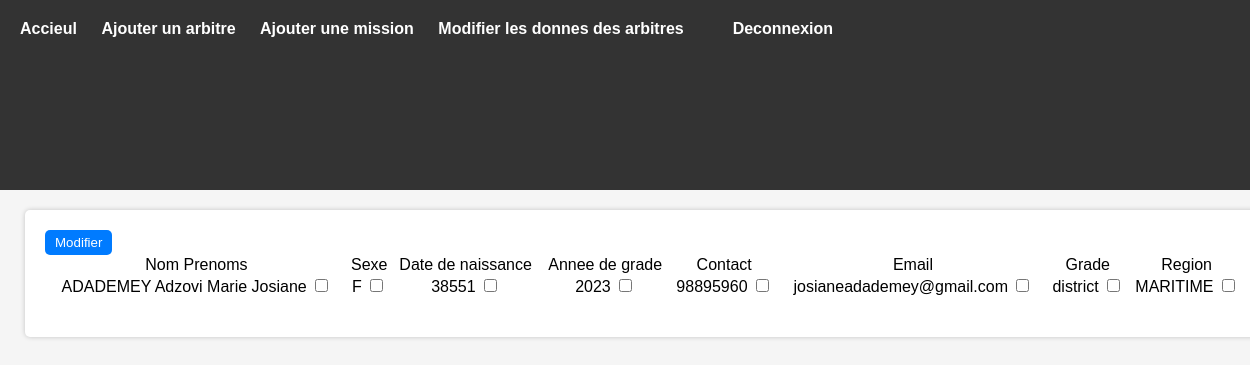
/admin/infoArbitres.php?id=1922 (signed in), run on the app's committed database.
### tables this page shows
CREATE TABLE `arbitres` (
  `id_arbitre` int(11) NOT NULL,
  `nom_prenoms` varchar(150) NOT NULL,
  `sexe` varchar(150) NOT NULL,
  `date_naissance` varchar(150) NOT NULL,
  `anne_grade` varchar(150) NOT NULL,
  `contact` varchar(150) NOT NULL,
  `email` varchar(150) NOT NULL,
  `grade` varchar(150) NOT NULL,
  `region` varchar(150) NOT NULL
);

### admin/infoArbitres.php (the view, shortened to what this page needs)
<?php
    include('./connexionData.php');
    $req = $pdo->prepare('SELECT * from arbitres where id_arbitre = ?');
    $req->execute(array($_GET['id']));
    $arbitre = $req->fetchAll();
?>
<?php include('./base.php') ?>
    <div class="container">
        <div>
            <table>
                <thead>
                    <tr>
                        <td>Nom Prenoms</td>
                        <td>Sexe</td>
                        <td>Date de naissance</td>
                        <td>Annee de grade</td>
                        <td>Contact</td>
                        <td>Email</td>
                        <td>Grade</td>
                        <td>Region</td>
                    </tr>
                </thead>
                <tbody>
                    <form action="./modifierArbitre.php">
                        <tr>
                            <td>
                                <?= $arbitre[0]['nom_prenoms'] ?>
                                <input type="checkbox" name="nom_prenoms">
                            </td>
                            <td>
                                <?= $arbitre[0]['sexe'] ?>
                                <input type="checkbox" name="sexe">
                            </td>
                            <td>
                                <?= $arbitre[0]['date_naissance'] ?>
                                <input type="checkbox" name="date_naissance">
                            </td>
                            <td>
                                <?= $arbitre[0]['anne_grade'] ?>
                                <input type="checkbox" name="anne_grade">
                            </td>
                            <td>
                                <?= $arbitre[0]['contact'] ?>
                                <input type="checkbox" name="contact">
                            </td>
                            <td>
                                <?= $arbitre[0]['email'] ?>
                                <input type="checkbox" name="email">
                            </td>
                            <td>
                                <?= $arbitre[0]['grade'] ?>
                                <input type="checkbox" name="grade">
                            </td>
                            <td>
                                <?= $arbitre[0]['region'] ?>
                                <input type="checkbox" name="region">
                            </td>
                        </tr>
                        <button type="submit">Modifier</button>
                    </form>
                </tbody>
            </table>
        </div>
    </div>

### admin/style/style.css (style rules this page uses)
body { font-family: Arial, sans-serif; background-color: #f5f5f5; margin: 0; padding: 0; min-height: 100vh; box-sizing: border-box; }
.container { background-color: #ffffff; border-radius: 5px; box-shadow: 0px 0px 5px rgba(0, 0, 0, 0.2); padding: 20px; width: 100%; max-width: 1200px; position: absolute; left: 50%; transform: translateX(-50%); margin: 20px; }
table { text-align: center; }
table { width: 100%; border-collapse: collapse; margin-bottom: 20px; }
button { background-color: #007bff; color: white; border: none; border-radius: 5px; padding: 5px 10px; cursor: pointer; }

### data on the page
arbitres: nom_prenoms "ADADEMEY Adzovi Marie Josiane", sexe "F", date_naissance "38551", anne_grade "2023", contact "98895960", email "josianeadademey@gmail.com", grade "district", region "MARITIME"
